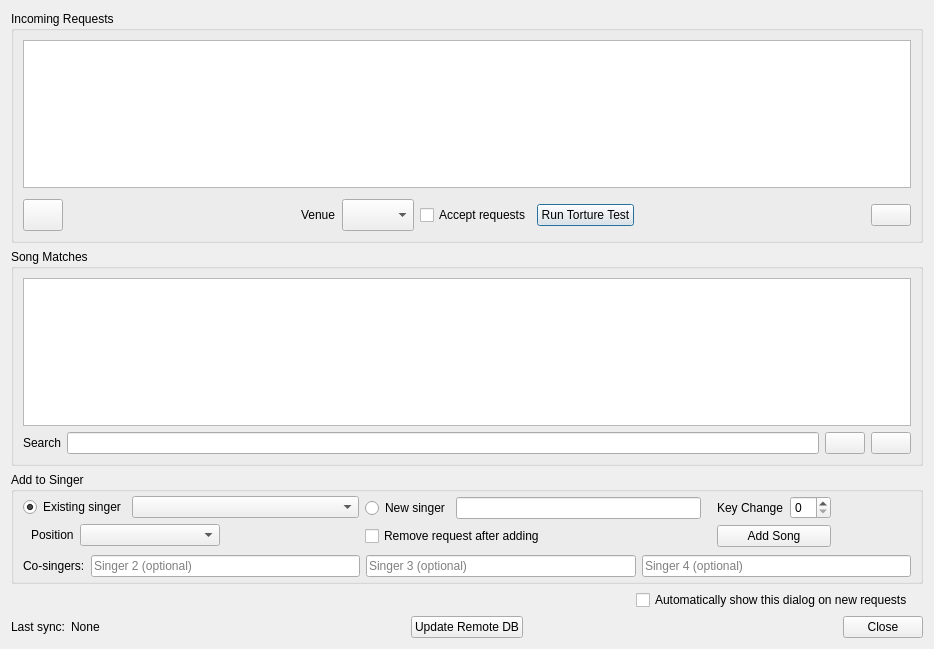
<?xml version="1.0" encoding="UTF-8"?>
<ui version="4.0">
 <class>DlgRequests</class>
 <widget class="QDialog" name="DlgRequests">
  <property name="geometry">
   <rect>
    <x>0</x>
    <y>0</y>
    <width>934</width>
    <height>649</height>
   </rect>
  </property>
  <property name="windowTitle">
   <string>Incoming Requests</string>
  </property>
  <layout class="QVBoxLayout" name="verticalLayout_3">
   <item>
    <widget class="QGroupBox" name="groupBoxRequests">
     <property name="title">
      <string>Incoming Requests</string>
     </property>
     <layout class="QVBoxLayout" name="verticalLayout_2">
      <item>
       <widget class="QTableView" name="tableViewRequests">
        <property name="sizeAdjustPolicy">
         <enum>QAbstractScrollArea::AdjustIgnored</enum>
        </property>
        <property name="alternatingRowColors">
         <bool>true</bool>
        </property>
        <property name="selectionMode">
         <enum>QAbstractItemView::SingleSelection</enum>
        </property>
        <property name="selectionBehavior">
         <enum>QAbstractItemView::SelectRows</enum>
        </property>
        <attribute name="verticalHeaderVisible">
         <bool>false</bool>
        </attribute>
        <attribute name="verticalHeaderCascadingSectionResizes">
         <bool>true</bool>
        </attribute>
       </widget>
      </item>
      <item>
       <layout class="QHBoxLayout" name="horizontalLayout_6">
        <property name="topMargin">
         <number>5</number>
        </property>
        <item>
         <widget class="QPushButton" name="pushButtonClearReqs">
          <property name="minimumSize">
           <size>
            <width>32</width>
            <height>32</height>
           </size>
          </property>
          <property name="focusPolicy">
           <enum>Qt::NoFocus</enum>
          </property>
          <property name="text">
           <string/>
          </property>
          <property name="icon">
           <iconset theme="edit-clear-all">
            <normaloff>.</normaloff>.</iconset>
          </property>
          <property name="iconSize">
           <size>
            <width>32</width>
            <height>32</height>
           </size>
          </property>
         </widget>
        </item>
        <item>
         <spacer name="horizontalSpacer_6">
          <property name="orientation">
           <enum>Qt::Horizontal</enum>
          </property>
          <property name="sizeHint" stdset="0">
           <size>
            <width>40</width>
            <height>20</height>
           </size>
          </property>
         </spacer>
        </item>
        <item>
         <widget class="QLabel" name="label_3">
          <property name="text">
           <string>Venue</string>
          </property>
         </widget>
        </item>
        <item>
         <widget class="QComboBox" name="comboBoxVenue">
          <property name="sizePolicy">
           <sizepolicy hsizetype="Preferred" vsizetype="Preferred">
            <horstretch>0</horstretch>
            <verstretch>0</verstretch>
           </sizepolicy>
          </property>
         </widget>
        </item>
        <item>
         <widget class="QCheckBox" name="checkBoxAccepting">
          <property name="focusPolicy">
           <enum>Qt::NoFocus</enum>
          </property>
          <property name="text">
           <string>Accept requests</string>
          </property>
         </widget>
        </item>
        <item>
         <widget class="QPushButton" name="pushButtonRunTortureTest">
          <property name="text">
           <string>Run Torture Test</string>
          </property>
         </widget>
        </item>
        <item>
         <spacer name="horizontalSpacer_5">
          <property name="orientation">
           <enum>Qt::Horizontal</enum>
          </property>
          <property name="sizeHint" stdset="0">
           <size>
            <width>40</width>
            <height>20</height>
           </size>
          </property>
         </spacer>
        </item>
        <item>
         <widget class="QPushButton" name="buttonRefresh">
          <property name="text">
           <string/>
          </property>
          <property name="icon">
           <iconset theme="view-refresh">
            <normaloff>.</normaloff>.</iconset>
          </property>
          <property name="iconSize">
           <size>
            <width>32</width>
            <height>32</height>
           </size>
          </property>
         </widget>
        </item>
       </layout>
      </item>
     </layout>
    </widget>
   </item>
   <item>
    <widget class="QGroupBox" name="groupBoxSongDb">
     <property name="title">
      <string>Song Matches</string>
     </property>
     <layout class="QVBoxLayout" name="verticalLayout">
      <item>
       <widget class="QTableView" name="tableViewSearch">
        <property name="contextMenuPolicy">
         <enum>Qt::CustomContextMenu</enum>
        </property>
        <property name="alternatingRowColors">
         <bool>true</bool>
        </property>
        <property name="selectionMode">
         <enum>QAbstractItemView::SingleSelection</enum>
        </property>
        <property name="selectionBehavior">
         <enum>QAbstractItemView::SelectRows</enum>
        </property>
        <property name="sortingEnabled">
         <bool>true</bool>
        </property>
        <attribute name="horizontalHeaderShowSortIndicator" stdset="0">
         <bool>true</bool>
        </attribute>
        <attribute name="verticalHeaderVisible">
         <bool>false</bool>
        </attribute>
       </widget>
      </item>
      <item>
       <layout class="QHBoxLayout" name="horizontalLayout">
        <item>
         <widget class="QLabel" name="label">
          <property name="text">
           <string>Search</string>
          </property>
         </widget>
        </item>
        <item>
         <widget class="CustomLineEdit" name="lineEditSearch">
          <property name="sizePolicy">
           <sizepolicy hsizetype="Expanding" vsizetype="Preferred">
            <horstretch>0</horstretch>
            <verstretch>0</verstretch>
           </sizepolicy>
          </property>
         </widget>
        </item>
        <item>
         <widget class="QPushButton" name="pushButtonSearch">
          <property name="focusPolicy">
           <enum>Qt::NoFocus</enum>
          </property>
          <property name="text">
           <string/>
          </property>
          <property name="icon">
           <iconset theme="edit-find">
            <normaloff>.</normaloff>.</iconset>
          </property>
          <property name="iconSize">
           <size>
            <width>32</width>
            <height>32</height>
           </size>
          </property>
         </widget>
        </item>
        <item>
         <widget class="QPushButton" name="pushButtonWebSearch">
          <property name="toolTip">
           <string>Search online</string>
          </property>
          <property name="text">
           <string/>
          </property>
          <property name="icon">
           <iconset theme="internet-web-browser">
            <normaloff>.</normaloff>.</iconset>
          </property>
          <property name="iconSize">
           <size>
            <width>32</width>
            <height>32</height>
           </size>
          </property>
         </widget>
        </item>
       </layout>
      </item>
     </layout>
    </widget>
   </item>
   <item>
    <widget class="QGroupBox" name="groupBoxAddSong">
     <property name="title">
      <string>Add to Singer</string>
     </property>
     <layout class="QVBoxLayout" name="verticalLayout_4">
      <property name="topMargin">
       <number>4</number>
      </property>
      <property name="bottomMargin">
       <number>4</number>
      </property>
      <item>
       <layout class="QHBoxLayout" name="horizontalLayout_11">
        <property name="topMargin">
         <number>0</number>
        </property>
        <property name="bottomMargin">
         <number>0</number>
        </property>
        <item>
         <layout class="QHBoxLayout" name="horizontalLayout_4">
          <property name="topMargin">
           <number>0</number>
          </property>
          <item>
           <layout class="QVBoxLayout" name="verticalLayout_5">
            <property name="topMargin">
             <number>0</number>
            </property>
            <item>
             <layout class="QHBoxLayout" name="horizontalLayout_7">
              <property name="topMargin">
               <number>0</number>
              </property>
              <item>
               <widget class="QRadioButton" name="radioButtonExistingSinger">
                <property name="text">
                 <string>Existing singer</string>
                </property>
                <property name="checked">
                 <bool>true</bool>
                </property>
               </widget>
              </item>
              <item>
               <widget class="QComboBox" name="comboBoxSingers">
                <property name="sizePolicy">
                 <sizepolicy hsizetype="MinimumExpanding" vsizetype="Fixed">
                  <horstretch>0</horstretch>
                  <verstretch>0</verstretch>
                 </sizepolicy>
                </property>
               </widget>
              </item>
             </layout>
            </item>
            <item>
             <layout class="QHBoxLayout" name="horizontalLayout_9">
              <property name="leftMargin">
               <number>8</number>
              </property>
              <property name="topMargin">
               <number>0</number>
              </property>
              <item>
               <widget class="QLabel" name="labelAddPos">
                <property name="sizePolicy">
                 <sizepolicy hsizetype="Minimum" vsizetype="Preferred">
                  <horstretch>0</horstretch>
                  <verstretch>0</verstretch>
                 </sizepolicy>
                </property>
                <property name="text">
                 <string>Position</string>
                </property>
               </widget>
              </item>
              <item>
               <widget class="QComboBox" name="comboBoxAddPosition">
                <property name="sizePolicy">
                 <sizepolicy hsizetype="MinimumExpanding" vsizetype="Fixed">
                  <horstretch>0</horstretch>
                  <verstretch>0</verstretch>
                 </sizepolicy>
                </property>
               </widget>
              </item>
              <item>
               <spacer name="horizontalSpacer">
                <property name="orientation">
                 <enum>Qt::Horizontal</enum>
                </property>
                <property name="sizeHint" stdset="0">
                 <size>
                  <width>40</width>
                  <height>20</height>
                 </size>
                </property>
               </spacer>
              </item>
             </layout>
            </item>
           </layout>
          </item>
          <item>
           <layout class="QVBoxLayout" name="verticalLayout_6">
            <item>
             <layout class="QHBoxLayout" name="horizontalLayout_8">
              <property name="topMargin">
               <number>0</number>
              </property>
              <property name="rightMargin">
               <number>0</number>
              </property>
              <item>
               <widget class="QRadioButton" name="radioButtonNewSinger">
                <property name="text">
                 <string>New singer</string>
                </property>
               </widget>
              </item>
              <item>
               <widget class="QLineEdit" name="lineEditSingerName"/>
              </item>
             </layout>
            </item>
            <item>
             <layout class="QHBoxLayout" name="horizontalLayout_10">
              <item>
               <widget class="QCheckBox" name="checkBoxDelOnAdd">
                <property name="text">
                 <string>Remove request after adding</string>
                </property>
               </widget>
              </item>
              <item>
               <spacer name="horizontalSpacer_8">
                <property name="orientation">
                 <enum>Qt::Horizontal</enum>
                </property>
                <property name="sizeHint" stdset="0">
                 <size>
                  <width>40</width>
                  <height>20</height>
                 </size>
                </property>
               </spacer>
              </item>
             </layout>
            </item>
           </layout>
          </item>
         </layout>
        </item>
        <item>
         <layout class="QVBoxLayout" name="verticalLayout_7">
          <property name="leftMargin">
           <number>10</number>
          </property>
          <property name="rightMargin">
           <number>0</number>
          </property>
          <item>
           <layout class="QHBoxLayout" name="horizontalLayout_13">
            <property name="topMargin">
             <number>0</number>
            </property>
            <item>
             <widget class="QLabel" name="label_4">
              <property name="text">
               <string>Key Change</string>
              </property>
             </widget>
            </item>
            <item>
             <widget class="QSpinBox" name="spinBoxKey"/>
            </item>
           </layout>
          </item>
          <item>
           <widget class="QPushButton" name="pushButtonAddSong">
            <property name="focusPolicy">
             <enum>Qt::NoFocus</enum>
            </property>
            <property name="text">
             <string>Add Song</string>
            </property>
           </widget>
          </item>
         </layout>
        </item>
        <item>
         <spacer name="horizontalSpacer_9">
          <property name="orientation">
           <enum>Qt::Horizontal</enum>
          </property>
          <property name="sizeType">
           <enum>QSizePolicy::Fixed</enum>
          </property>
          <property name="sizeHint" stdset="0">
           <size>
            <width>80</width>
            <height>20</height>
           </size>
          </property>
         </spacer>
        </item>
       </layout>
      </item>
      <item>
       <layout class="QHBoxLayout" name="horizontalLayoutCoSingers">
        <property name="topMargin">
         <number>2</number>
        </property>
        <item>
         <widget class="QLabel" name="labelCoSingers">
          <property name="text">
           <string>Co-singers:</string>
          </property>
         </widget>
        </item>
        <item>
         <widget class="QLineEdit" name="lineEditCoSinger2">
          <property name="placeholderText">
           <string>Singer 2 (optional)</string>
          </property>
         </widget>
        </item>
        <item>
         <widget class="QLineEdit" name="lineEditCoSinger3">
          <property name="placeholderText">
           <string>Singer 3 (optional)</string>
          </property>
         </widget>
        </item>
        <item>
         <widget class="QLineEdit" name="lineEditCoSinger4">
          <property name="placeholderText">
           <string>Singer 4 (optional)</string>
          </property>
         </widget>
        </item>
       </layout>
      </item>
     </layout>
    </widget>
   </item>
   <item>
    <layout class="QHBoxLayout" name="horizontalLayout_5">
     <property name="topMargin">
      <number>0</number>
     </property>
     <property name="rightMargin">
      <number>10</number>
     </property>
     <item>
      <spacer name="horizontalSpacer_10">
       <property name="orientation">
        <enum>Qt::Horizontal</enum>
       </property>
       <property name="sizeHint" stdset="0">
        <size>
         <width>40</width>
         <height>20</height>
        </size>
       </property>
      </spacer>
     </item>
     <item>
      <widget class="QCheckBox" name="cbxAutoShowRequestsDlg">
       <property name="text">
        <string>Automatically show this dialog on new requests</string>
       </property>
      </widget>
     </item>
    </layout>
   </item>
   <item>
    <layout class="QGridLayout" name="gridLayout">
     <property name="topMargin">
      <number>0</number>
     </property>
     <item row="0" column="0">
      <layout class="QHBoxLayout" name="horizontalLayout_2">
       <property name="topMargin">
        <number>0</number>
       </property>
       <item>
        <widget class="QLabel" name="label_2">
         <property name="text">
          <string>Last sync:</string>
         </property>
        </widget>
       </item>
       <item>
        <widget class="QLabel" name="labelLastUpdate">
         <property name="text">
          <string>None</string>
         </property>
        </widget>
       </item>
       <item>
        <spacer name="horizontalSpacer_2">
         <property name="orientation">
          <enum>Qt::Horizontal</enum>
         </property>
         <property name="sizeHint" stdset="0">
          <size>
           <width>40</width>
           <height>20</height>
          </size>
         </property>
        </spacer>
       </item>
      </layout>
     </item>
     <item row="0" column="1">
      <layout class="QHBoxLayout" name="horizontalLayout_3">
       <item>
        <spacer name="horizontalSpacer_3">
         <property name="orientation">
          <enum>Qt::Horizontal</enum>
         </property>
         <property name="sizeHint" stdset="0">
          <size>
           <width>40</width>
           <height>20</height>
          </size>
         </property>
        </spacer>
       </item>
       <item>
        <widget class="QPushButton" name="pushButtonUpdateDb">
         <property name="text">
          <string>Update Remote DB</string>
         </property>
        </widget>
       </item>
       <item>
        <spacer name="horizontalSpacer_4">
         <property name="orientation">
          <enum>Qt::Horizontal</enum>
         </property>
         <property name="sizeHint" stdset="0">
          <size>
           <width>40</width>
           <height>20</height>
          </size>
         </property>
        </spacer>
       </item>
      </layout>
     </item>
     <item row="0" column="2">
      <layout class="QHBoxLayout" name="horizontalLayout_12">
       <item>
        <spacer name="horizontalSpacer_7">
         <property name="orientation">
          <enum>Qt::Horizontal</enum>
         </property>
         <property name="sizeHint" stdset="0">
          <size>
           <width>40</width>
           <height>20</height>
          </size>
         </property>
        </spacer>
       </item>
       <item>
        <widget class="QPushButton" name="pushButtonClose">
         <property name="focusPolicy">
          <enum>Qt::NoFocus</enum>
         </property>
         <property name="text">
          <string>Close</string>
         </property>
        </widget>
       </item>
      </layout>
     </item>
    </layout>
   </item>
  </layout>
 </widget>
 <customwidgets>
  <customwidget>
   <class>CustomLineEdit</class>
   <extends>QLineEdit</extends>
   <header>customlineedit.h</header>
  </customwidget>
 </customwidgets>
 <resources/>
 <connections/>
</ui>
